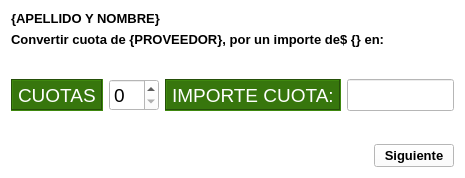
<?xml version="1.0" encoding="UTF-8"?>
<ui version="4.0">
 <class>Form</class>
 <widget class="QWidget" name="Form">
  <property name="geometry">
   <rect>
    <x>0</x>
    <y>0</y>
    <width>465</width>
    <height>178</height>
   </rect>
  </property>
  <property name="palette">
   <palette>
    <active>
     <colorrole role="WindowText">
      <brush brushstyle="SolidPattern">
       <color alpha="255">
        <red>0</red>
        <green>0</green>
        <blue>0</blue>
       </color>
      </brush>
     </colorrole>
     <colorrole role="Button">
      <brush brushstyle="SolidPattern">
       <color alpha="255">
        <red>255</red>
        <green>255</green>
        <blue>255</blue>
       </color>
      </brush>
     </colorrole>
     <colorrole role="Light">
      <brush brushstyle="SolidPattern">
       <color alpha="255">
        <red>255</red>
        <green>255</green>
        <blue>255</blue>
       </color>
      </brush>
     </colorrole>
     <colorrole role="Midlight">
      <brush brushstyle="SolidPattern">
       <color alpha="255">
        <red>255</red>
        <green>255</green>
        <blue>255</blue>
       </color>
      </brush>
     </colorrole>
     <colorrole role="Dark">
      <brush brushstyle="SolidPattern">
       <color alpha="255">
        <red>127</red>
        <green>127</green>
        <blue>127</blue>
       </color>
      </brush>
     </colorrole>
     <colorrole role="Mid">
      <brush brushstyle="SolidPattern">
       <color alpha="255">
        <red>170</red>
        <green>170</green>
        <blue>170</blue>
       </color>
      </brush>
     </colorrole>
     <colorrole role="Text">
      <brush brushstyle="SolidPattern">
       <color alpha="255">
        <red>0</red>
        <green>0</green>
        <blue>0</blue>
       </color>
      </brush>
     </colorrole>
     <colorrole role="BrightText">
      <brush brushstyle="SolidPattern">
       <color alpha="255">
        <red>255</red>
        <green>255</green>
        <blue>255</blue>
       </color>
      </brush>
     </colorrole>
     <colorrole role="ButtonText">
      <brush brushstyle="SolidPattern">
       <color alpha="255">
        <red>0</red>
        <green>0</green>
        <blue>0</blue>
       </color>
      </brush>
     </colorrole>
     <colorrole role="Base">
      <brush brushstyle="SolidPattern">
       <color alpha="255">
        <red>255</red>
        <green>255</green>
        <blue>255</blue>
       </color>
      </brush>
     </colorrole>
     <colorrole role="Window">
      <brush brushstyle="SolidPattern">
       <color alpha="255">
        <red>255</red>
        <green>255</green>
        <blue>255</blue>
       </color>
      </brush>
     </colorrole>
     <colorrole role="Shadow">
      <brush brushstyle="SolidPattern">
       <color alpha="255">
        <red>0</red>
        <green>0</green>
        <blue>0</blue>
       </color>
      </brush>
     </colorrole>
     <colorrole role="AlternateBase">
      <brush brushstyle="SolidPattern">
       <color alpha="255">
        <red>255</red>
        <green>255</green>
        <blue>255</blue>
       </color>
      </brush>
     </colorrole>
     <colorrole role="ToolTipBase">
      <brush brushstyle="SolidPattern">
       <color alpha="255">
        <red>255</red>
        <green>255</green>
        <blue>220</blue>
       </color>
      </brush>
     </colorrole>
     <colorrole role="ToolTipText">
      <brush brushstyle="SolidPattern">
       <color alpha="255">
        <red>0</red>
        <green>0</green>
        <blue>0</blue>
       </color>
      </brush>
     </colorrole>
    </active>
    <inactive>
     <colorrole role="WindowText">
      <brush brushstyle="SolidPattern">
       <color alpha="255">
        <red>0</red>
        <green>0</green>
        <blue>0</blue>
       </color>
      </brush>
     </colorrole>
     <colorrole role="Button">
      <brush brushstyle="SolidPattern">
       <color alpha="255">
        <red>255</red>
        <green>255</green>
        <blue>255</blue>
       </color>
      </brush>
     </colorrole>
     <colorrole role="Light">
      <brush brushstyle="SolidPattern">
       <color alpha="255">
        <red>255</red>
        <green>255</green>
        <blue>255</blue>
       </color>
      </brush>
     </colorrole>
     <colorrole role="Midlight">
      <brush brushstyle="SolidPattern">
       <color alpha="255">
        <red>255</red>
        <green>255</green>
        <blue>255</blue>
       </color>
      </brush>
     </colorrole>
     <colorrole role="Dark">
      <brush brushstyle="SolidPattern">
       <color alpha="255">
        <red>127</red>
        <green>127</green>
        <blue>127</blue>
       </color>
      </brush>
     </colorrole>
     <colorrole role="Mid">
      <brush brushstyle="SolidPattern">
       <color alpha="255">
        <red>170</red>
        <green>170</green>
        <blue>170</blue>
       </color>
      </brush>
     </colorrole>
     <colorrole role="Text">
      <brush brushstyle="SolidPattern">
       <color alpha="255">
        <red>0</red>
        <green>0</green>
        <blue>0</blue>
       </color>
      </brush>
     </colorrole>
     <colorrole role="BrightText">
      <brush brushstyle="SolidPattern">
       <color alpha="255">
        <red>255</red>
        <green>255</green>
        <blue>255</blue>
       </color>
      </brush>
     </colorrole>
     <colorrole role="ButtonText">
      <brush brushstyle="SolidPattern">
       <color alpha="255">
        <red>0</red>
        <green>0</green>
        <blue>0</blue>
       </color>
      </brush>
     </colorrole>
     <colorrole role="Base">
      <brush brushstyle="SolidPattern">
       <color alpha="255">
        <red>255</red>
        <green>255</green>
        <blue>255</blue>
       </color>
      </brush>
     </colorrole>
     <colorrole role="Window">
      <brush brushstyle="SolidPattern">
       <color alpha="255">
        <red>255</red>
        <green>255</green>
        <blue>255</blue>
       </color>
      </brush>
     </colorrole>
     <colorrole role="Shadow">
      <brush brushstyle="SolidPattern">
       <color alpha="255">
        <red>0</red>
        <green>0</green>
        <blue>0</blue>
       </color>
      </brush>
     </colorrole>
     <colorrole role="AlternateBase">
      <brush brushstyle="SolidPattern">
       <color alpha="255">
        <red>255</red>
        <green>255</green>
        <blue>255</blue>
       </color>
      </brush>
     </colorrole>
     <colorrole role="ToolTipBase">
      <brush brushstyle="SolidPattern">
       <color alpha="255">
        <red>255</red>
        <green>255</green>
        <blue>220</blue>
       </color>
      </brush>
     </colorrole>
     <colorrole role="ToolTipText">
      <brush brushstyle="SolidPattern">
       <color alpha="255">
        <red>0</red>
        <green>0</green>
        <blue>0</blue>
       </color>
      </brush>
     </colorrole>
    </inactive>
    <disabled>
     <colorrole role="WindowText">
      <brush brushstyle="SolidPattern">
       <color alpha="255">
        <red>127</red>
        <green>127</green>
        <blue>127</blue>
       </color>
      </brush>
     </colorrole>
     <colorrole role="Button">
      <brush brushstyle="SolidPattern">
       <color alpha="255">
        <red>255</red>
        <green>255</green>
        <blue>255</blue>
       </color>
      </brush>
     </colorrole>
     <colorrole role="Light">
      <brush brushstyle="SolidPattern">
       <color alpha="255">
        <red>255</red>
        <green>255</green>
        <blue>255</blue>
       </color>
      </brush>
     </colorrole>
     <colorrole role="Midlight">
      <brush brushstyle="SolidPattern">
       <color alpha="255">
        <red>255</red>
        <green>255</green>
        <blue>255</blue>
       </color>
      </brush>
     </colorrole>
     <colorrole role="Dark">
      <brush brushstyle="SolidPattern">
       <color alpha="255">
        <red>127</red>
        <green>127</green>
        <blue>127</blue>
       </color>
      </brush>
     </colorrole>
     <colorrole role="Mid">
      <brush brushstyle="SolidPattern">
       <color alpha="255">
        <red>170</red>
        <green>170</green>
        <blue>170</blue>
       </color>
      </brush>
     </colorrole>
     <colorrole role="Text">
      <brush brushstyle="SolidPattern">
       <color alpha="255">
        <red>127</red>
        <green>127</green>
        <blue>127</blue>
       </color>
      </brush>
     </colorrole>
     <colorrole role="BrightText">
      <brush brushstyle="SolidPattern">
       <color alpha="255">
        <red>255</red>
        <green>255</green>
        <blue>255</blue>
       </color>
      </brush>
     </colorrole>
     <colorrole role="ButtonText">
      <brush brushstyle="SolidPattern">
       <color alpha="255">
        <red>127</red>
        <green>127</green>
        <blue>127</blue>
       </color>
      </brush>
     </colorrole>
     <colorrole role="Base">
      <brush brushstyle="SolidPattern">
       <color alpha="255">
        <red>255</red>
        <green>255</green>
        <blue>255</blue>
       </color>
      </brush>
     </colorrole>
     <colorrole role="Window">
      <brush brushstyle="SolidPattern">
       <color alpha="255">
        <red>255</red>
        <green>255</green>
        <blue>255</blue>
       </color>
      </brush>
     </colorrole>
     <colorrole role="Shadow">
      <brush brushstyle="SolidPattern">
       <color alpha="255">
        <red>0</red>
        <green>0</green>
        <blue>0</blue>
       </color>
      </brush>
     </colorrole>
     <colorrole role="AlternateBase">
      <brush brushstyle="SolidPattern">
       <color alpha="255">
        <red>255</red>
        <green>255</green>
        <blue>255</blue>
       </color>
      </brush>
     </colorrole>
     <colorrole role="ToolTipBase">
      <brush brushstyle="SolidPattern">
       <color alpha="255">
        <red>255</red>
        <green>255</green>
        <blue>220</blue>
       </color>
      </brush>
     </colorrole>
     <colorrole role="ToolTipText">
      <brush brushstyle="SolidPattern">
       <color alpha="255">
        <red>0</red>
        <green>0</green>
        <blue>0</blue>
       </color>
      </brush>
     </colorrole>
    </disabled>
   </palette>
  </property>
  <property name="windowTitle">
   <string>Form</string>
  </property>
  <layout class="QGridLayout" name="gridLayout_2" rowstretch="10,10,10,0,0,0,0">
   <item row="6" column="1">
    <widget class="QPushButton" name="pushButton">
     <property name="font">
      <font>
       <pointsize>10</pointsize>
       <weight>75</weight>
       <bold>true</bold>
      </font>
     </property>
     <property name="text">
      <string>Siguiente</string>
     </property>
    </widget>
   </item>
   <item row="6" column="0">
    <spacer name="horizontalSpacer">
     <property name="orientation">
      <enum>Qt::Horizontal</enum>
     </property>
     <property name="sizeHint" stdset="0">
      <size>
       <width>40</width>
       <height>20</height>
      </size>
     </property>
    </spacer>
   </item>
   <item row="4" column="0" colspan="2">
    <layout class="QGridLayout" name="gridLayout" columnstretch="10,10,10,30">
     <item row="0" column="1">
      <widget class="QSpinBox" name="spinBox">
       <property name="sizePolicy">
        <sizepolicy hsizetype="Minimum" vsizetype="Expanding">
         <horstretch>0</horstretch>
         <verstretch>0</verstretch>
        </sizepolicy>
       </property>
       <property name="font">
        <font>
         <pointsize>14</pointsize>
        </font>
       </property>
      </widget>
     </item>
     <item row="0" column="2">
      <widget class="QLabel" name="label_4">
       <property name="sizePolicy">
        <sizepolicy hsizetype="Preferred" vsizetype="Expanding">
         <horstretch>0</horstretch>
         <verstretch>0</verstretch>
        </sizepolicy>
       </property>
       <property name="font">
        <font>
         <pointsize>14</pointsize>
        </font>
       </property>
       <property name="styleSheet">
        <string notr="true">#label_4{
background-color:#37760D;
color: #FFFFFF;
}</string>
       </property>
       <property name="frameShape">
        <enum>QFrame::Box</enum>
       </property>
       <property name="frameShadow">
        <enum>QFrame::Sunken</enum>
       </property>
       <property name="text">
        <string>IMPORTE CUOTA:</string>
       </property>
      </widget>
     </item>
     <item row="0" column="0">
      <widget class="QLabel" name="label_3">
       <property name="sizePolicy">
        <sizepolicy hsizetype="Preferred" vsizetype="Expanding">
         <horstretch>0</horstretch>
         <verstretch>0</verstretch>
        </sizepolicy>
       </property>
       <property name="font">
        <font>
         <pointsize>14</pointsize>
        </font>
       </property>
       <property name="styleSheet">
        <string notr="true">#label_3{
background-color:#37760D;
color: #FFFFFF;
}</string>
       </property>
       <property name="frameShape">
        <enum>QFrame::Box</enum>
       </property>
       <property name="frameShadow">
        <enum>QFrame::Sunken</enum>
       </property>
       <property name="text">
        <string>CUOTAS</string>
       </property>
      </widget>
     </item>
     <item row="0" column="3">
      <widget class="QLineEdit" name="lineEdit">
       <property name="sizePolicy">
        <sizepolicy hsizetype="Expanding" vsizetype="Expanding">
         <horstretch>0</horstretch>
         <verstretch>0</verstretch>
        </sizepolicy>
       </property>
      </widget>
     </item>
    </layout>
   </item>
   <item row="2" column="0" colspan="2">
    <widget class="QLabel" name="label_2">
     <property name="font">
      <font>
       <pointsize>10</pointsize>
       <weight>75</weight>
       <bold>true</bold>
      </font>
     </property>
     <property name="text">
      <string>Convertir cuota de {PROVEEDOR}, por un importe de$ {} en:</string>
     </property>
    </widget>
   </item>
   <item row="0" column="0" colspan="2">
    <widget class="QLabel" name="label">
     <property name="font">
      <font>
       <pointsize>10</pointsize>
       <weight>75</weight>
       <bold>true</bold>
      </font>
     </property>
     <property name="text">
      <string>{APELLIDO Y NOMBRE}</string>
     </property>
    </widget>
   </item>
   <item row="5" column="0">
    <spacer name="verticalSpacer">
     <property name="orientation">
      <enum>Qt::Vertical</enum>
     </property>
     <property name="sizeHint" stdset="0">
      <size>
       <width>20</width>
       <height>40</height>
      </size>
     </property>
    </spacer>
   </item>
   <item row="3" column="0">
    <spacer name="verticalSpacer_2">
     <property name="orientation">
      <enum>Qt::Vertical</enum>
     </property>
     <property name="sizeHint" stdset="0">
      <size>
       <width>20</width>
       <height>40</height>
      </size>
     </property>
    </spacer>
   </item>
   <item row="1" column="0">
    <spacer name="verticalSpacer_3">
     <property name="orientation">
      <enum>Qt::Vertical</enum>
     </property>
     <property name="sizeHint" stdset="0">
      <size>
       <width>20</width>
       <height>40</height>
      </size>
     </property>
    </spacer>
   </item>
  </layout>
 </widget>
 <resources/>
 <connections/>
</ui>
